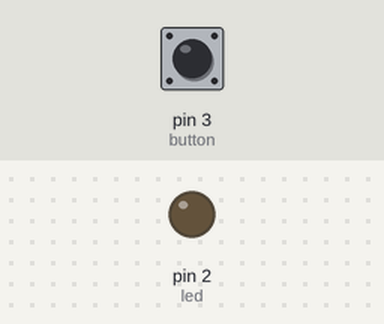
This sketch was run on a simulated Arduino Uno, built with avr-gcc and run on an emulated ATmega328P. Shown: output pins drawn as LEDs (lit = HIGH). Dashed ring = blinking. The inputs (shaded band) are chosen by the test bench; at power-on: pin 3 (button) HIGH.

Above: at 1.2 s.
1.3 s: pin 3 (button) pulled LOW for 3.2 s
At 1.6 s:
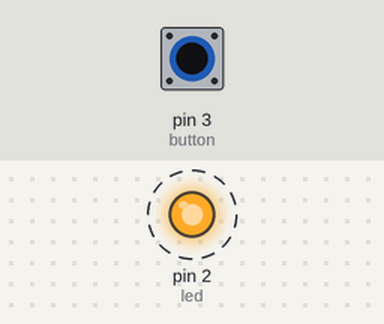
Timing chart, 0 to 6.3 s (numbered marks = the images above; inputs shaded):
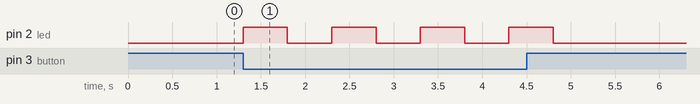

The sketch:

sketch_2d.ino
```cpp
/*
	Utilizzo di while per far lampeggiare un
	LED durante la pressione di un pulsante.
*/

const int led = 2;		// il pin dove è il LED
const int button = 3;	// il pin dove è il pulsante
const int LEDspeed = 500;

void setup ()
{
	pinMode(led, OUTPUT);	// impostiamo come output
	pinMode(button, INPUT_PULLUP);	// impostiamo come input
}

void loop ()
{
	while (!digitalRead(button))
	{
		digitalWrite(led, HIGH);
		delay(LEDspeed);
		digitalWrite(led, LOW);
		delay(LEDspeed);
	}
}
```

Measured:
- after the input at 1.3 s, pin 2 (led): alternates HIGH for 0.50 s and LOW for 0.50 s, 8 changes in all, then stays LOW, starting at once
